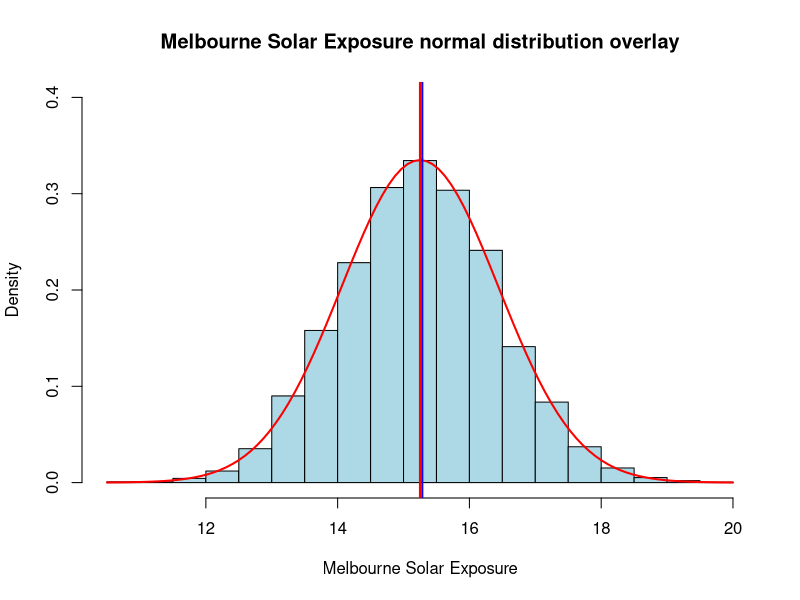
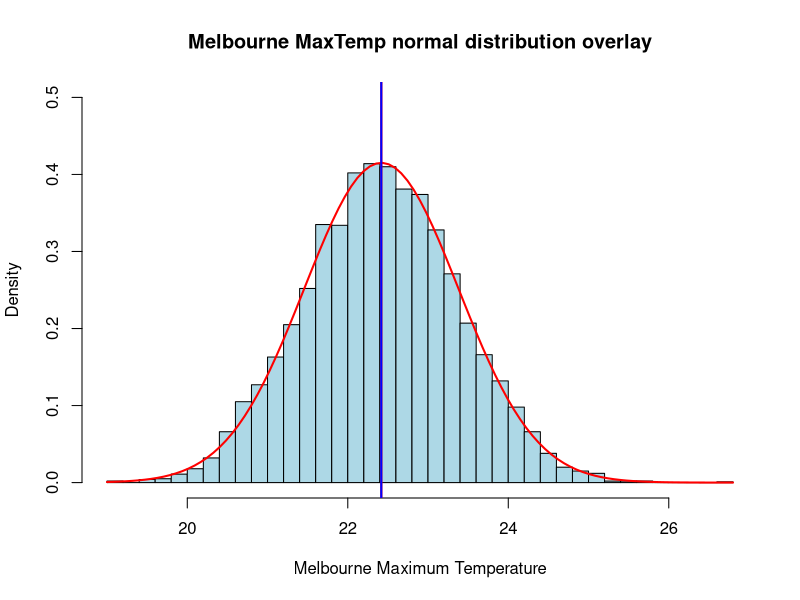
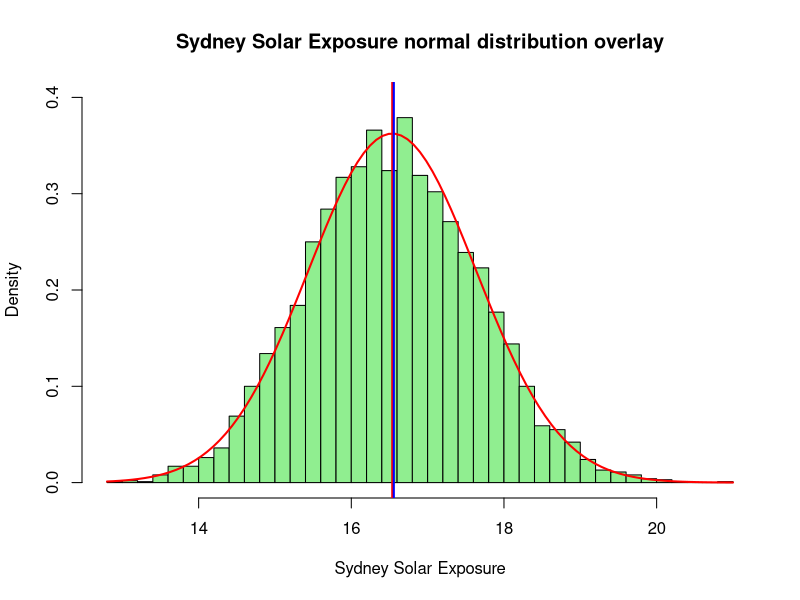
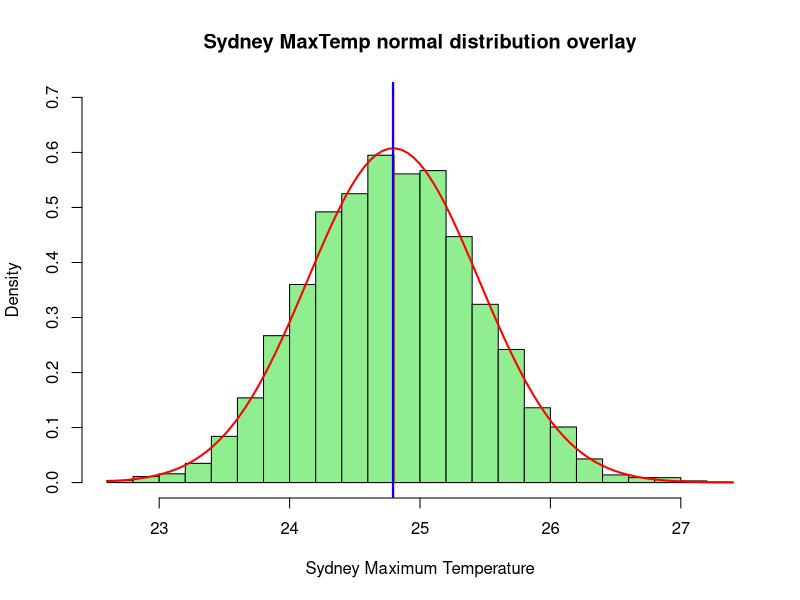

These figures' R source, in order:
## ---- chunk 1
# This is a chunk where you can load the necessary packages required to reproduce the report
library(dplyr)
library(readr)
library(ggplot2)
## ---- chunk 2
# Preparing the data set for analysis 
melb <- read_csv('data/Climate Data Melbourne-1.csv')
syd <- read_csv('data/Climate Data Sydney-1.csv')
melb <- cbind(melb[1:2],melb[4]) 
syd <- cbind(syd[1:2],syd[4])
melb <- mutate(melb, City="Melbourne")
syd <- mutate(syd, City="Sydney")
names(melb) <- c("Date", "SolarExposure", "MaxTemp","City")
names(syd) <- c("Date", "SolarExposure", "MaxTemp","City")
melb <- melb[,c("City","Date", "SolarExposure","MaxTemp")]
syd <- syd[,c("City","Date", "SolarExposure","MaxTemp")]
climate <- rbind(syd,melb)
climate <- climate %>% arrange(City)
climate
## ---- chunk 3
# Summary of the variables solar exposure in Melbourne both cities, and arrange based on city.
climate %>% group_by(City) %>% summarise(min = min(SolarExposure),
                   first_quantile = quantile(SolarExposure, 0.25),
                   Median = median(SolarExposure),
                   Mean = mean(SolarExposure),
                   third_quantile = quantile(SolarExposure,0.75),
                   max = max(SolarExposure), 
                   stand_dev = sd(SolarExposure), 
                   n = n(),
                   missing = sum(is.na(SolarExposure))) 

# Summary of the variables max Temperature in both cities, and arrange based on city.
climate %>% group_by(City) %>% summarise(min = min(MaxTemp),
                   first_quantile = quantile(MaxTemp, 0.25),
                   Median = median(MaxTemp),
                   Mean = mean(MaxTemp),
                   third_quantile = quantile(MaxTemp,0.75),
                   max = max(MaxTemp), 
                   stand_dev = sd(MaxTemp), 
                   n = n(),
                   missing = sum(is.na(MaxTemp)))

## ---- chunk 4
# Created two dataframe according to the cities
melb <- climate %>% filter(City=='Melbourne')
syd <- climate %>% filter(City=='Sydney')

# Function: calculate sampling distribution of user define sample size and data variable from the dataframes
samplemeansN <- function(x,N){
  sample_meansN <- rep(NA,5000)
  for(i in 1:5000){
  samp <- sample(x, N)
  sample_meansN[i] <- mean(samp)}
  return(sample_meansN)
}

# Using the above funtion sampling distribution of solar exposure and maximum temperature in both cities is calculated and stored in four differenct variables
MelbSolar <- samplemeansN(melb$SolarExposure, 30)
MelbTemp <- samplemeansN(melb$MaxTemp, 30)

SydbSolar <- samplemeansN(syd$SolarExposure, 30)
SydTemp <- samplemeansN(syd$MaxTemp, 30)

# Plotted the histogram for Melbourne solar exposure along with the normal distribution curve and overlay them. Create abline to identify the means of different calculation methods

hist(MelbSolar, breaks = 30, prob = TRUE, col = "lightblue", main = "Melbourne Solar Exposure normal distribution overlay",ylim = c(0, 0.4), xlab = "Melbourne Solar Exposure")
curve(dnorm(x, mean(MelbSolar), sd(MelbSolar)), add = TRUE, col = "red", lwd = 2)
abline(v=mean(MelbSolar),col='red',lw=2) 
abline(v=mean(melb$SolarExposure),col='blue',lw=2)

# Plotted the histogram for Melbourne maximum temperature along with the normal distribution curve and overlay them. Create abline to identify the means of different calculation methods

hist(MelbTemp, breaks = 30, prob = TRUE, col = "lightblue", main = "Melbourne MaxTemp normal distribution overlay", ylim = c(0, 0.5), xlab = "Melbourne Maximum Temperature")
curve(dnorm(x, mean(MelbTemp), sd(MelbTemp)), add = TRUE, col = "red", lwd = 2)
abline(v=mean(MelbTemp),col='red',lw=2) 
abline(v=mean(melb$MaxTemp),col='blue',lw=2)

# Plotted the histogram for Sydney solar exposure along with the normal distribution curve and overlay them. Create abline to identify the means of different calculation methods

hist(SydbSolar, breaks = 30, prob = TRUE, col = "lightgreen", main = "Sydney Solar Exposure normal distribution overlay",ylim = c(0, 0.4), xlab = "Sydney Solar Exposure")
curve(dnorm(x, mean(SydbSolar), sd(SydbSolar)), add = TRUE, col = "red", lwd = 2)
abline(v=mean(SydbSolar),col='red',lw=2) 
abline(v=mean(syd$SolarExposure),col='blue',lw=2)

# Plotted the histogram for Sydney Maximum Temperature along with the normal distribution curve and overlay them. Create abline to identify the means of different calculation methods

hist(SydTemp, breaks = 30, prob = TRUE, col = "lightgreen", main = "Sydney MaxTemp normal distribution overlay", ylim = c(0, 0.7), xlab = "Sydney Maximum Temperature")
curve(dnorm(x, mean(SydTemp), sd(SydTemp)), add = TRUE, col = "red", lwd = 2)
abline(v=mean(SydTemp),col='red',lw=2) 
abline(v=mean(syd$MaxTemp),col='blue',lw=2)


